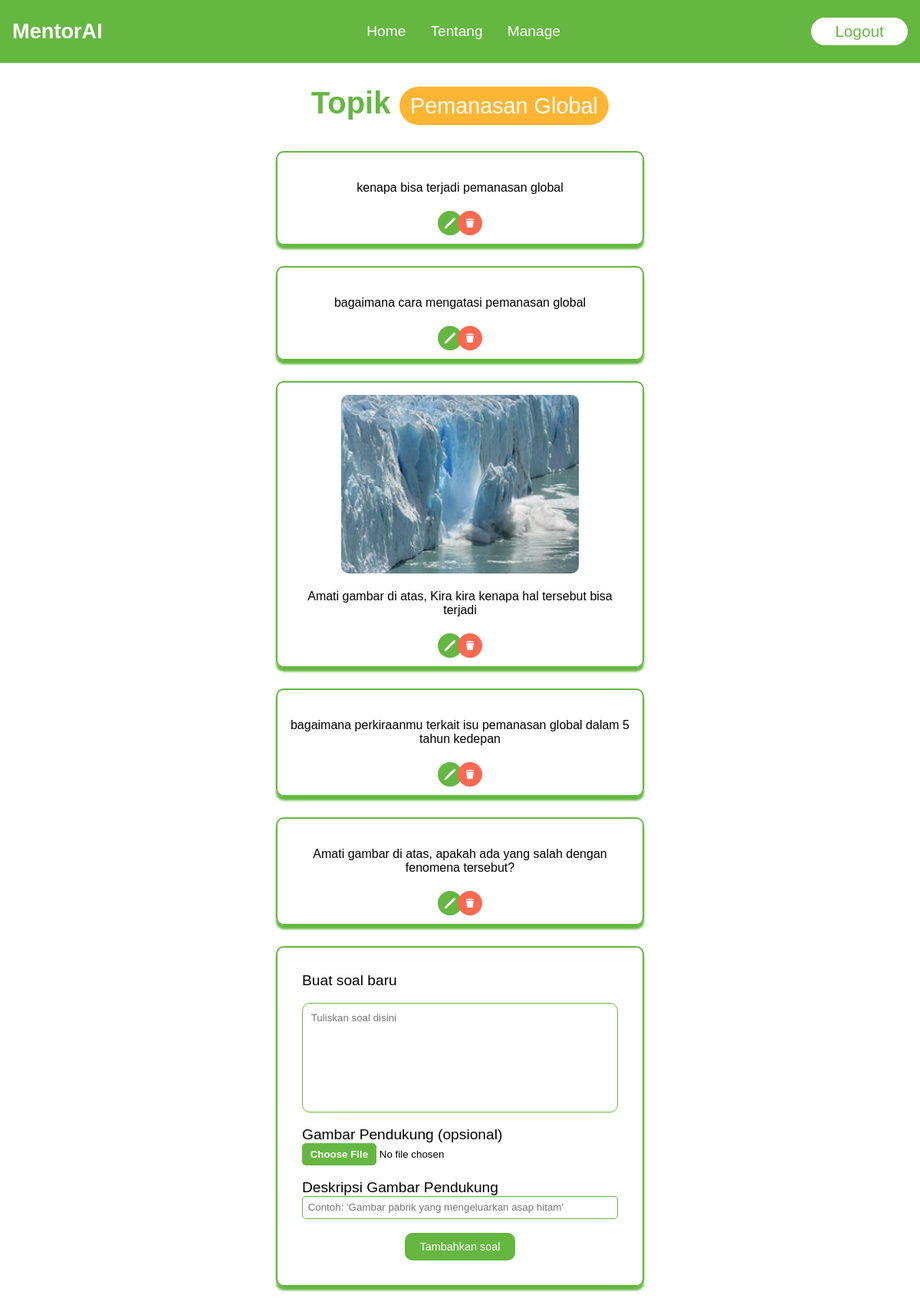
The page /questionList/1/ (signed in) on the database as committed earlier.
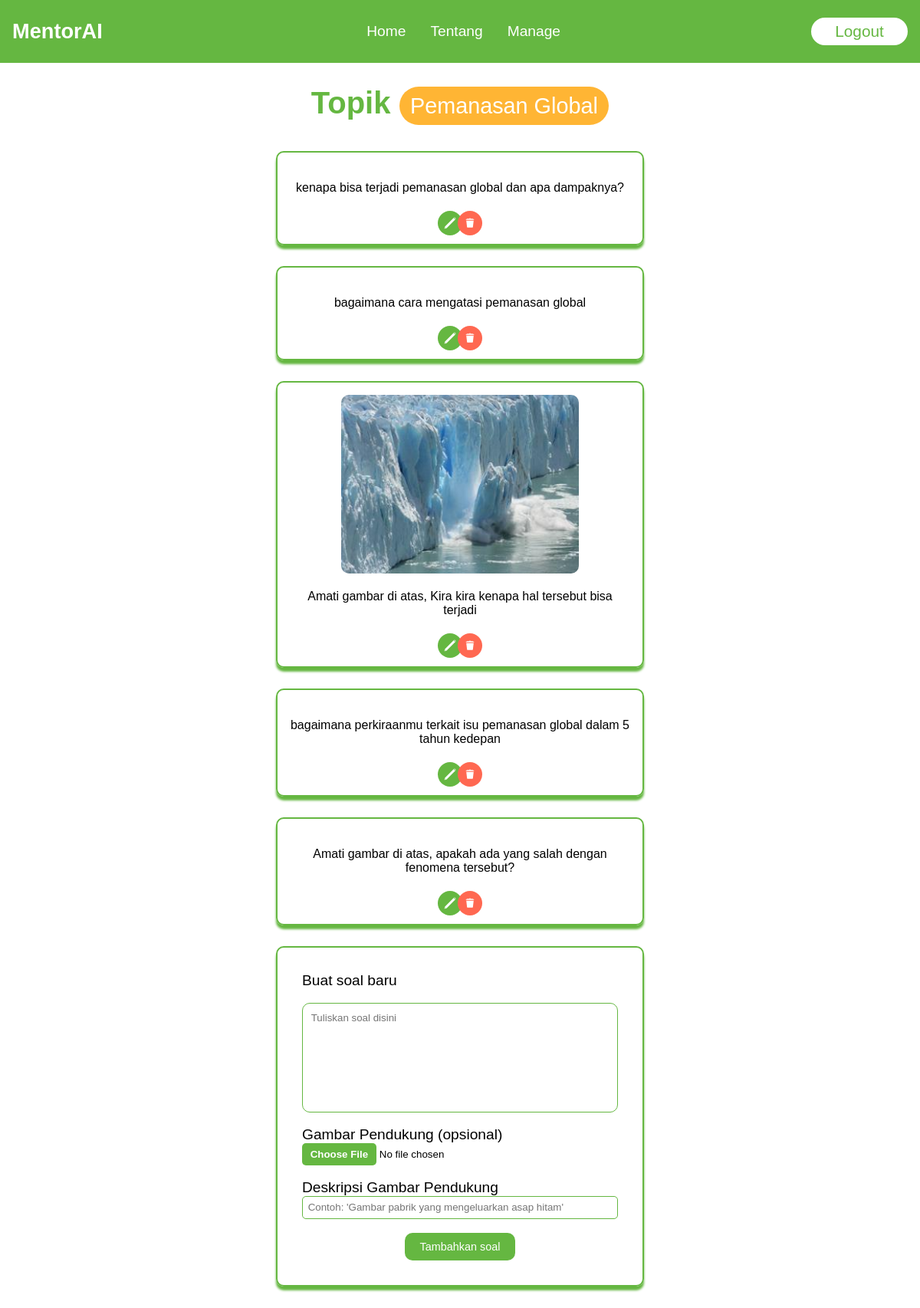
The same page on the database as committed later.
### appBelajar/models.py (models this page shows, shortened)
class Topics(models.Model):
    name = models.CharField(max_length=50, blank=True, null=True)
    participants = models.ManyToManyField(User, related_name='participants', blank=True)

class Questions(models.Model):
    topic = models.ForeignKey(Topics, on_delete=models.CASCADE, blank=True, null=True)
    question = models.CharField(max_length=200, blank=True, null=True)
    image = models.ImageField(null=True, upload_to='appBelajar/templates/upload', blank=True)
    image_description = models.CharField(max_length=500, blank=True, null=True)
    def __str__(self):
        return self.question

### appBelajar/views.py (the view, shortened to what this page needs)
# urls.py: path("questionList/<int:pk>/", views.questionList, name='questionList'),
@user_passes_test(lambda u: u.is_superuser)
def questionList(request, pk):
    questions = Questions.objects.filter(topic_id=pk)
    topic = Topics.objects.get(id=pk)
    context = {'questions': questions, 'topic':topic}
    return render(request, 'appBelajar/questionList.html', context)

### appBelajar/templates/appBelajar/questionList.html (shortened to what this page needs)
{% extends 'main.html' %}
{% block content %}
<div class="questionList-container">
    <h1>Topik <span>{{topic.name|title}}</span></h1>
    <ul>
        {% for question in questions %}
        <li class="question-list">
            {% if question.image %}
            <img src="{{question.image.url}}" alt="">
            {% endif %}
            <p>{{question}} <a href="{% url 'updateQuestion' question.id %}" class="edit-question"></a> <a href="{% url 'deleteQuestion' question.id %}" class="delete-question"></a></p>
        </li>
        {% endfor %}
    </ul>
    <form action="" method="post" onsubmit="return validateForm2()" enctype="multipart/form-data">
        <label for="">Buat soal baru</label><br>
        <textarea name="question" id="questionInput" cols="30" rows="8" placeholder="Tuliskan soal disini"></textarea><br>
        <label for="">Gambar Pendukung (opsional)</label>
        <input type="file" name="image"><br>
        <label for="">Deskripsi Gambar Pendukung</label>
        <input type="text" name="imageDescription"
            placeholder="Contoh: 'Gambar pabrik yang mengeluarkan asap hitam' "><br>
        <input type="submit" value="Tambahkan soal">
    </form>
</div>
{% endblock %}

### templates/main.html (shortened to what this page needs)
<!DOCTYPE html>
{% load static %}
<html lang="en">
<head>
    <link rel="stylesheet" href="{% static 'styles/main.css' %}">
</head>
<body>
    {% include 'navbar.html' %}
    {% block content %}
    {% endblock %}
</body>
</html>

### templates/navbar.html (shortened to what this page needs)
<header>
    <nav class="navbar">
        <section class="top-nav">
            <a href="{% url 'home' %}" class="home-logo">
                MentorAI
              </a>
              <ul class="menu">
                <li><a href="{% url 'home' %}">Home</a></li>
                <li><a href="{% url 'about' %}">Tentang</a></li>
                {% if user.is_superuser %}
                <li><a href="{% url 'topicList' %}">Manage</a></li>
                {% endif %}
            </ul>
            {% if user.is_authenticated %}
              <a href="{% url 'logoutPage' %}" class="login-logout">Logout</a>
            {% else %}
              <a href="{% url 'loginPage' %}" class="login-logout">Login</a>
            {% endif %}
        </section>
    </nav>
</header>

### static/styles/main.css (style rules this page uses)
:root { --green: #65b741; --orange: #ffb534; --blue: #28c9ed; }
* { margin: 0; padding: 0; font-family: "MADE Tommy Soft", sans-serif; }
.navbar { position: fixed; top: 0; width: 100%; z-index: 2; }
.top-nav { display: flex; flex-direction: row; align-items: center; justify-content: space-between; background-color: #00baf0; background: var(--green); color: #fff; height: 50px; padding: 1em; }
.home-logo { margin-right: 2.2em; color: white; font-size: 1.7em; font-weight: 600; text-decoration: none; }
.menu { display: flex; flex-direction: row; list-style-type: none; margin: 0; padding: 0; }
.menu > li { margin: 0 1rem; font-size: 1.2em; overflow: hidden; }
.menu li a { color: white; text-decoration: none; font-weight: 400; }
.login-logout { background-color: white; color: var(--green); padding: 0.3em 1.5em; border-radius: 20em; font-size: 1.3em; font-weight: 500; text-decoration: none; margin-left: 0.5em; transition: all 0.2s ease-in-out; }
.questionList-container { padding: 0 30%; margin: 7em 0 0; align-items: center; text-align: center; }
.questionList-container h1 { color: var(--green); font-size: 2.5rem; font-weight: 600; margin-bottom: 1em; }
.questionList-container h1 span { color: white; background-color: var(--orange); font-size: 1.8rem; font-weight: 500; padding: 0.3em 0.5em; border-radius: 25px; }
.question-list { display: flex; flex-direction: column; align-items: center; list-style: none; border: solid 2px var(--green); margin: 1.7em 0; padding: 1em; box-shadow: 0px 5px 3px var(--green); border-radius: 10px; position: relative; z-index: 0; }
.question-list img { width: 70%; border-radius: 10px; }
.question-list p { padding-top: 1.3em; padding-bottom: 3em; }
.edit-question { display: inline-flex; position: absolute; bottom: 0; width: 1em; left: 44%; margin-bottom: 0.7em; fill: white; padding: 0.5em; background-color: var(--green); border-radius: 25px; }
.delete-question { display: inline-flex; position: absolute; bottom: 0; width: 1em; right: 44%; margin-bottom: 0.7em; fill: white; padding: 0.5em; background-color: #ff6851; border-radius: 25px; }
.questionList-container form { border: solid 2px var(--green); border-radius: 10px; box-shadow: 0px 5px 3px var(--green); padding: 2em; margin-bottom: 2em; text-align: left; display: flex; flex-direction: column; }
.questionList-container form label { font-weight: 500; font-size: 1.2em; }
.questionList-container form textarea { resize: none; border: solid 0.7px var(--green); border-radius: 10px; padding: 0.8em; }
.questionList-container form input[type="text"] { border: solid 0.7px var(--green); border-radius: 5px; padding: 0.5em; }
.questionList-container form input[type="submit"] { border: none; width: 10em; color: white; padding: 0.7em; font-size: 0.9rem; font-weight: 500; border-radius: 10px; background-color: var(--green); cursor: pointer; margin: auto; }

Rows that differ between the two databases and show on the page:
changed Questions: question "kenapa bisa terjadi pemanasan global" → "kenapa bisa terjadi pemanasan global dan apa dampaknya?"
